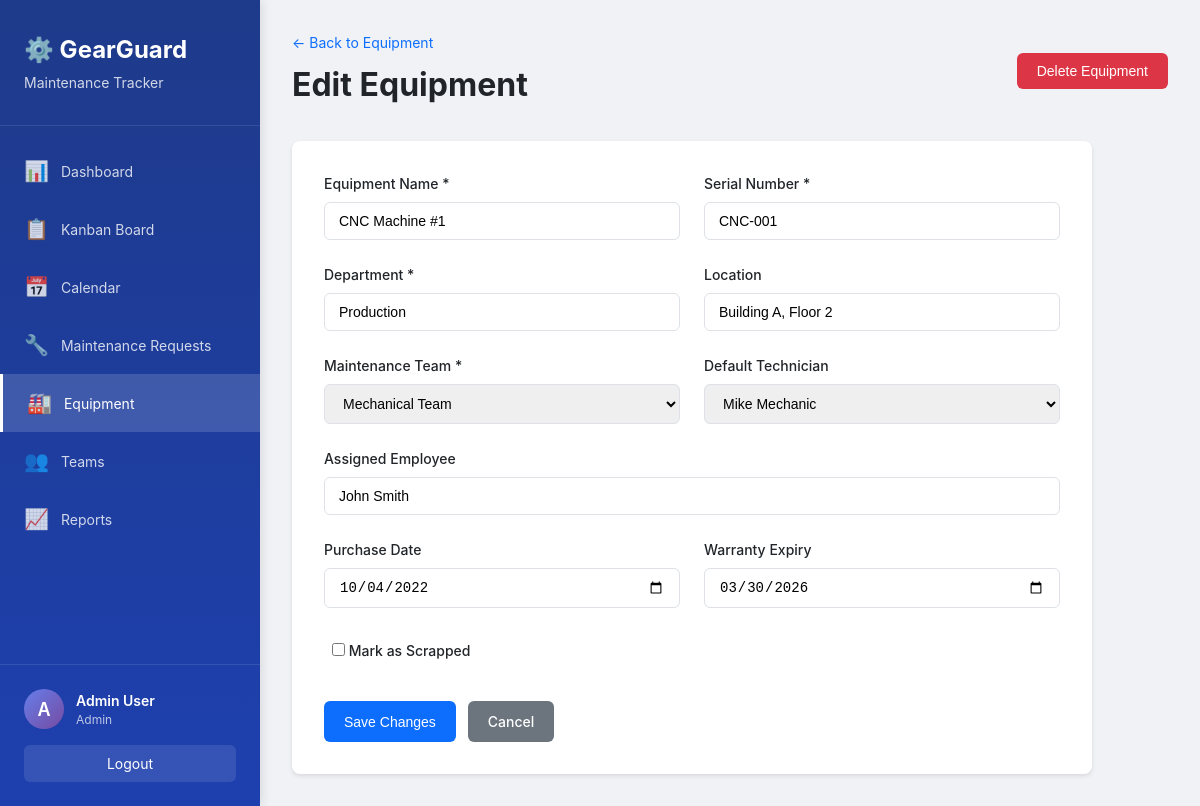
The app's page /equipment/1/edit (signed in) with its own data.
### models.py (models this page shows, shortened)
class User(UserMixin, db.Model):
    __tablename__ = 'users'
    id = db.Column(db.Integer, primary_key=True)
    name = db.Column(db.String(100), nullable=False)
    email = db.Column(db.String(120), unique=True, nullable=False)
    password_hash = db.Column(db.String(200), nullable=False)
    role = db.Column(db.String(20), nullable=False, default='Technician')
    reset_token = db.Column(db.String(100), unique=True)
    reset_token_expiry = db.Column(db.DateTime)
    created_at = db.Column(db.DateTime, default=datetime.utcnow)
    teams = db.relationship('Team', secondary=team_members,
                            backref=db.backref('members', lazy='joined'))
    assigned_requests = db.relationship('MaintenanceRequest',
                                        foreign_keys='MaintenanceRequest.assigned_technician_id',
                                        backref='assigned_technician',
                                        lazy='dynamic')
    def is_admin(self):
        return self.role == 'Admin'
    def is_manager(self):
        return self.role in ['Admin', 'Manager']

class Equipment(db.Model):
    __tablename__ = 'equipment'
    id = db.Column(db.Integer, primary_key=True)
    name = db.Column(db.String(200), nullable=False)
    serial_number = db.Column(db.String(100), unique=True, nullable=False)
    department = db.Column(db.String(100), nullable=False)
    assigned_employee = db.Column(db.String(100))
    team_id = db.Column(db.Integer, db.ForeignKey('teams.id'), nullable=False)
    default_technician_id = db.Column(db.Integer, db.ForeignKey('users.id'))
    purchase_date = db.Column(db.Date)
    warranty_expiry = db.Column(db.Date)
    location = db.Column(db.String(200))
    is_scrapped = db.Column(db.Boolean, default=False)
    created_at = db.Column(db.DateTime, default=datetime.utcnow)
    default_technician = db.relationship(
        'User', foreign_keys=[default_technician_id])
    maintenance_requests = db.relationship('MaintenanceRequest',
                                           backref='equipment',
                                           lazy='dynamic',
                                           cascade='all, delete-orphan')

class Team(db.Model):
    __tablename__ = 'teams'
    id = db.Column(db.Integer, primary_key=True)
    name = db.Column(db.String(100), nullable=False, unique=True)
    description = db.Column(db.Text)
    created_at = db.Column(db.DateTime, default=datetime.utcnow)
    equipment = db.relationship(
        'Equipment', backref='maintenance_team', lazy='dynamic')
    requests = db.relationship(
        'MaintenanceRequest', backref='team', lazy='dynamic')

### routes/equipment.py (the view, shortened to what this page needs)
@equipment_bp.route('/<int:id>/edit', methods=['GET', 'POST'])
@login_required
def edit(id):
    if not current_user.is_manager():
        flash('Access denied. Managers and Admins only.', 'danger')
        return redirect(url_for('equipment.view', id=id))
    equipment = Equipment.query.get_or_404(id)
    teams = Team.query.all()
    technicians = User.query.filter_by(role='Technician').all()
    return render_template('equipment/edit.html',
                          equipment=equipment,
                          teams=teams,
                          technicians=technicians)

### app.py (called while the page is built)
@login_manager.user_loader
def load_user(user_id):
    return User.query.get(int(user_id))

@app.context_processor
def inject_user():
    return dict(current_user=current_user, now=datetime.now())

### templates/equipment/edit.html (shortened to what this page needs)
{% extends "base.html" %}
{% block content %}
<div class="container-fluid">
    <div class="page-header">
        <div>
            <a href="{{ url_for('equipment.view', id=equipment.id) }}" class="back-link">← Back to Equipment</a>
            <h1>Edit Equipment</h1>
        </div>
        {% if current_user.is_admin() %}
        <div class="header-actions">
            <form method="POST" action="{{ url_for('equipment.delete', id=equipment.id) }}"
                  onsubmit="return confirm('Are you sure you want to delete this equipment? This cannot be undone.');">
                <button type="submit" class="btn btn-danger">Delete Equipment</button>
            </form>
        </div>
        {% endif %}
    </div>
    <div class="form-container">
        <form method="POST" class="standard-form">
            <div class="form-row">
                <div class="form-group">
                    <label for="name">Equipment Name *</label>
                    <input type="text" id="name" name="name" class="form-control" value="{{ equipment.name }}" required>
                </div>
                <div class="form-group">
                    <label for="serial_number">Serial Number *</label>
                    <input type="text" id="serial_number" name="serial_number" class="form-control" value="{{ equipment.serial_number }}" required>
                </div>
            </div>
            <div class="form-row">
                <div class="form-group">
                    <label for="department">Department *</label>
                    <input type="text" id="department" name="department" class="form-control" value="{{ equipment.department }}" required>
                </div>
                <div class="form-group">
                    <label for="location">Location</label>
                    <input type="text" id="location" name="location" class="form-control" value="{{ equipment.location or '' }}">
                </div>
            </div>
            <div class="form-row">
                <div class="form-group">
                    <label for="team_id">Maintenance Team *</label>
                    <select id="team_id" name="team_id" class="form-control" required>
                        {% for team in teams %}
                        <option value="{{ team.id }}" {% if team.id == equipment.team_id %}selected{% endif %}>{{ team.name }}</option>
                        {% endfor %}
                    </select>
                </div>
                <div class="form-group">
                    <label for="default_technician_id">Default Technician</label>
                    <select id="default_technician_id" name="default_technician_id" class="form-control">
                        {% for tech in technicians %}
                        <option value="{{ tech.id }}" {% if equipment.default_technician_id == tech.id %}selected{% endif %}>{{ tech.name }}</option>
                        {% endfor %}
                    </select>
                </div>
            </div>
            <div class="form-group">
                <label for="assigned_employee">Assigned Employee</label>
                <input type="text" id="assigned_employee" name="assigned_employee" class="form-control" value="{{ equipment.assigned_employee or '' }}">
            </div>
            <div class="form-row">
                <div class="form-group">
                    <label for="purchase_date">Purchase Date</label>
                    <input type="date" id="purchase_date" name="purchase_date" class="form-control" value="{{ equipment.purchase_date.strftime('%Y-%m-%d') if equipment.purchase_date else '' }}">
                </div>
                <div class="form-group">
                    <label for="warranty_expiry">Warranty Expiry</label>
                    <input type="date" id="warranty_expiry" name="warranty_expiry" class="form-control" value="{{ equipment.warranty_expiry.strftime('%Y-%m-%d') if equipment.warranty_expiry else '' }}">
                </div>
            </div>
            <div class="form-group">
                <label class="checkbox-label">
                    <input type="checkbox" name="is_scrapped" {% if equipment.is_scrapped %}checked{% endif %}>
                    <span>Mark as Scrapped</span>
                </label>
            </div>
            <div class="form-actions">
                <button type="submit" class="btn btn-primary">Save Changes</button>
                <a href="{{ url_for('equipment.view', id=equipment.id) }}" class="btn btn-secondary">Cancel</a>
            </div>
        </form>
    </div>
</div>
{% endblock %}

### templates/base.html (shortened to what this page needs)
<!DOCTYPE html>
<html lang="en">
<head>
    <link rel="stylesheet" href="{{ url_for('static', filename='css/style.css') }}">
</head>
<body>
    {% if current_user.is_authenticated %}
    <div class="sidebar">
        <div class="sidebar-header">
            <h2>⚙️ GearGuard</h2>
            <p class="sidebar-subtitle">Maintenance Tracker</p>
        </div>
        <nav class="sidebar-nav">
            <a href="{{ url_for('dashboard.index') }}" class="nav-item {% if request.endpoint == 'dashboard.index' %}active{% endif %}">
                <span class="nav-icon">📊</span>
                <span>Dashboard</span>
            </a>
            <a href="{{ url_for('dashboard.kanban') }}" class="nav-item {% if request.endpoint == 'dashboard.kanban' %}active{% endif %}">
                <span class="nav-icon">📋</span>
                <span>Kanban Board</span>
            </a>
            <a href="{{ url_for('dashboard.calendar') }}" class="nav-item {% if request.endpoint == 'dashboard.calendar' %}active{% endif %}">
                <span class="nav-icon">📅</span>
                <span>Calendar</span>
            </a>
            <a href="{{ url_for('requests.list_requests') }}" class="nav-item {% if 'requests' in request.endpoint %}active{% endif %}">
                <span class="nav-icon">🔧</span>
                <span>Maintenance Requests</span>
            </a>
            <a href="{{ url_for('equipment.list_equipment') }}" class="nav-item {% if 'equipment' in request.endpoint %}active{% endif %}">
                <span class="nav-icon">🏭</span>
                <span>Equipment</span>
            </a>
            <a href="{{ url_for('teams.list_teams') }}" class="nav-item {% if 'teams' in request.endpoint %}active{% endif %}">
                <span class="nav-icon">👥</span>
                <span>Teams</span>
            </a>
            {% if current_user.is_manager() %}
            <a href="{{ url_for('dashboard.reports') }}" class="nav-item {% if request.endpoint == 'dashboard.reports' %}active{% endif %}">
                <span class="nav-icon">📈</span>
                <span>Reports</span>
            </a>
            {% endif %}
        </nav>
        <div class="sidebar-footer">
            <div class="user-info">
                <div class="user-avatar">{{ current_user.name[0].upper() }}</div>
                <div class="user-details">
                    <div class="user-name">{{ current_user.name }}</div>
                    <div class="user-role">{{ current_user.role }}</div>
                </div>
            </div>
            <a href="{{ url_for('auth.logout') }}" class="btn-logout">Logout</a>
        </div>
    </div>
    {% endif %}
    <div class="main-content {% if not current_user.is_authenticated %}no-sidebar{% endif %}">
        {% block content %}{% endblock %}
    </div>
</body>
</html>

### static/css/style.css (style rules this page uses)
* { margin: 0; padding: 0; box-sizing: border-box; }
:root { --primary: #0d6efd; --primary-dark: #0b5ed7; --secondary: #6c757d; --success: #198754; --danger: #dc3545; --warning: #ffc107; --info: #0dcaf0; --light: #f8f9fa; --dark: #212529; --sidebar-width: 260px; }
body { font-family: -apple-system, BlinkMacSystemFont, "Segoe UI", Roboto, "Helvetica Neue", Arial, sans-serif; font-size: 14px; line-height: 1.5; color: var(--dark); background: #f0f2f5; }
.sidebar { position: fixed; left: 0; top: 0; bottom: 0; width: var(--sidebar-width); background: linear-gradient(180deg, #1e3a8a 0%, #1e40af 100%); color: white; display: flex; flex-direction: column; box-shadow: 2px 0 10px rgba(0, 0, 0, 0.1); z-index: 1000; }
.sidebar-header { padding: 2rem 1.5rem; border-bottom: 1px solid rgba(255, 255, 255, 0.1); }
.sidebar-header h2 { font-size: 1.5rem; font-weight: 700; margin-bottom: 0.25rem; }
.sidebar-subtitle { font-size: 0.875rem; opacity: 0.8; }
.sidebar-nav { flex: 1; padding: 1rem 0; overflow-y: auto; }
.nav-item { display: flex; align-items: center; padding: 0.875rem 1.5rem; color: rgba(255, 255, 255, 0.8); text-decoration: none; transition: all 0.2s; }
.nav-item.active { background: rgba(255, 255, 255, 0.15); color: white; border-left: 3px solid white; }
.nav-icon { font-size: 1.25rem; margin-right: 0.75rem; }
.sidebar-footer { padding: 1.5rem; border-top: 1px solid rgba(255, 255, 255, 0.1); }
.user-info { display: flex; align-items: center; gap: 0.75rem; margin-bottom: 1rem; }
.user-avatar { width: 40px; height: 40px; border-radius: 50%; background: linear-gradient(135deg, #667eea 0%, #764ba2 100%); display: flex; align-items: center; justify-content: center; font-weight: 600; font-size: 1.125rem; }
.user-name { font-weight: 600; font-size: 0.875rem; }
.user-role { font-size: 0.75rem; opacity: 0.7; }
.btn-logout { display: block; text-align: center; padding: 0.5rem; background: rgba(255, 255, 255, 0.1); color: white; text-decoration: none; border-radius: 6px; transition: background 0.2s; }
.main-content { margin-left: var(--sidebar-width); min-height: 100vh; padding: 2rem; }
.page-header { display: flex; justify-content: space-between; align-items: center; margin-bottom: 2rem; }
.page-header h1 { font-size: 2rem; font-weight: 700; color: var(--dark); }
.back-link { display: inline-block; color: var(--primary); text-decoration: none; margin-bottom: 0.5rem; font-size: 0.875rem; }
.header-actions { display: flex; gap: 0.75rem; }
.btn { display: inline-block; padding: 0.625rem 1.25rem; font-size: 0.875rem; font-weight: 500; text-align: center; text-decoration: none; border: none; border-radius: 6px; cursor: pointer; transition: all 0.2s; }
.btn-primary { background: var(--primary); color: white; }
.btn-secondary { background: var(--secondary); color: white; }
.btn-danger { background: var(--danger); color: white; }
.form-container { max-width: 800px; }
.standard-form { background: white; padding: 2rem; border-radius: 8px; box-shadow: 0 2px 4px rgba(0, 0, 0, 0.1); }
.form-group { margin-bottom: 1.5rem; }
.form-row { display: grid; grid-template-columns: 1fr 1fr; gap: 1.5rem; }
.form-group label { display: block; margin-bottom: 0.5rem; font-weight: 500; color: var(--dark); }
.form-control { width: 100%; padding: 0.625rem 0.875rem; font-size: 0.875rem; border: 1px solid #dee2e6; border-radius: 6px; transition: border-color 0.2s; }
.form-actions { display: flex; gap: 0.75rem; margin-top: 2rem; }
.checkbox-label { display: flex; align-items: center; gap: 0.5rem; cursor: pointer; padding: 0.5rem; }

### records on screen
User: name "A", name "Admin User", role "Admin"
Equipment: name "CNC Machine #1", serial_number "CNC-001", department "Production", location "Building A, Floor 2", team_id "Mechanical Team", default_technician_id "Mike Mechanic", assigned_employee "John Smith", purchase_date "10/04/2022", warranty_expiry "03/30/2026"
